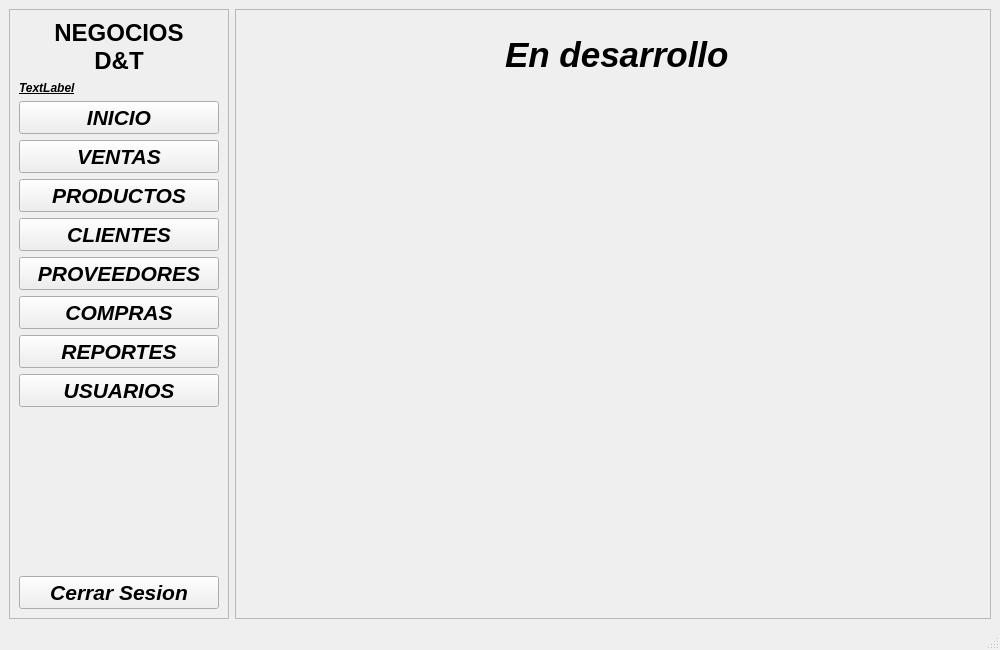
<?xml version="1.0" encoding="UTF-8"?>
<ui version="4.0">
 <class>MainWindow</class>
 <widget class="QMainWindow" name="MainWindow">
  <property name="geometry">
   <rect>
    <x>0</x>
    <y>0</y>
    <width>1000</width>
    <height>650</height>
   </rect>
  </property>
  <property name="minimumSize">
   <size>
    <width>1000</width>
    <height>650</height>
   </size>
  </property>
  <property name="windowTitle">
   <string>MainWindow</string>
  </property>
  <widget class="QWidget" name="centralwidget">
   <layout class="QHBoxLayout" name="horizontalLayout">
    <item>
     <widget class="QFrame" name="Frame_Menu_2">
      <property name="minimumSize">
       <size>
        <width>220</width>
        <height>0</height>
       </size>
      </property>
      <property name="maximumSize">
       <size>
        <width>220</width>
        <height>16777215</height>
       </size>
      </property>
      <property name="frameShape">
       <enum>QFrame::Shape::StyledPanel</enum>
      </property>
      <property name="frameShadow">
       <enum>QFrame::Shadow::Raised</enum>
      </property>
      <layout class="QVBoxLayout" name="verticalLayout">
       <item>
        <widget class="QLabel" name="label">
         <property name="font">
          <font>
           <pointsize>18</pointsize>
           <italic>false</italic>
           <bold>true</bold>
           <underline>false</underline>
           <strikeout>false</strikeout>
          </font>
         </property>
         <property name="text">
          <string>NEGOCIOS 
D&amp;T</string>
         </property>
         <property name="alignment">
          <set>Qt::AlignmentFlag::AlignCenter</set>
         </property>
        </widget>
       </item>
       <item>
        <widget class="QLabel" name="lbl_bienvenido">
         <property name="font">
          <font>
           <italic>true</italic>
           <bold>true</bold>
           <underline>true</underline>
          </font>
         </property>
         <property name="text">
          <string>TextLabel</string>
         </property>
        </widget>
       </item>
       <item>
        <widget class="QPushButton" name="btn_inicio">
         <property name="font">
          <font>
           <pointsize>16</pointsize>
           <italic>true</italic>
           <bold>true</bold>
          </font>
         </property>
         <property name="text">
          <string>INICIO</string>
         </property>
        </widget>
       </item>
       <item>
        <widget class="QPushButton" name="btn_ventas">
         <property name="font">
          <font>
           <pointsize>16</pointsize>
           <italic>true</italic>
           <bold>true</bold>
          </font>
         </property>
         <property name="text">
          <string>VENTAS</string>
         </property>
        </widget>
       </item>
       <item>
        <widget class="QPushButton" name="btn_productos">
         <property name="font">
          <font>
           <pointsize>16</pointsize>
           <italic>true</italic>
           <bold>true</bold>
          </font>
         </property>
         <property name="text">
          <string>PRODUCTOS</string>
         </property>
        </widget>
       </item>
       <item>
        <widget class="QPushButton" name="btn_clientes">
         <property name="font">
          <font>
           <pointsize>16</pointsize>
           <italic>true</italic>
           <bold>true</bold>
          </font>
         </property>
         <property name="text">
          <string>CLIENTES</string>
         </property>
        </widget>
       </item>
       <item>
        <widget class="QPushButton" name="btn_proveedores">
         <property name="font">
          <font>
           <pointsize>16</pointsize>
           <italic>true</italic>
           <bold>true</bold>
          </font>
         </property>
         <property name="text">
          <string>PROVEEDORES</string>
         </property>
        </widget>
       </item>
       <item>
        <widget class="QPushButton" name="btn_compras">
         <property name="font">
          <font>
           <pointsize>16</pointsize>
           <italic>true</italic>
           <bold>true</bold>
          </font>
         </property>
         <property name="text">
          <string>COMPRAS</string>
         </property>
        </widget>
       </item>
       <item>
        <widget class="QPushButton" name="btn_reportes">
         <property name="font">
          <font>
           <pointsize>16</pointsize>
           <italic>true</italic>
           <bold>true</bold>
          </font>
         </property>
         <property name="text">
          <string>REPORTES</string>
         </property>
        </widget>
       </item>
       <item>
        <widget class="QPushButton" name="btn_usuarios">
         <property name="font">
          <font>
           <pointsize>16</pointsize>
           <italic>true</italic>
           <bold>true</bold>
          </font>
         </property>
         <property name="text">
          <string>USUARIOS</string>
         </property>
        </widget>
       </item>
       <item>
        <spacer name="horizontalSpacer">
         <property name="orientation">
          <enum>Qt::Orientation::Vertical</enum>
         </property>
         <property name="sizeType">
          <enum>QSizePolicy::Policy::Expanding</enum>
         </property>
         <property name="sizeHint" stdset="0">
          <size>
           <width>16</width>
           <height>26</height>
          </size>
         </property>
        </spacer>
       </item>
       <item>
        <widget class="QPushButton" name="btn_CerrarSesion">
         <property name="font">
          <font>
           <pointsize>16</pointsize>
           <italic>true</italic>
           <bold>true</bold>
          </font>
         </property>
         <property name="text">
          <string>Cerrar Sesion</string>
         </property>
        </widget>
       </item>
      </layout>
     </widget>
    </item>
    <item>
     <widget class="QFrame" name="Frame_Menu">
      <property name="sizePolicy">
       <sizepolicy hsizetype="Expanding" vsizetype="Expanding">
        <horstretch>0</horstretch>
        <verstretch>0</verstretch>
       </sizepolicy>
      </property>
      <property name="minimumSize">
       <size>
        <width>220</width>
        <height>0</height>
       </size>
      </property>
      <property name="frameShape">
       <enum>QFrame::Shape::StyledPanel</enum>
      </property>
      <property name="frameShadow">
       <enum>QFrame::Shadow::Raised</enum>
      </property>
      <layout class="QHBoxLayout" name="horizontalLayout_2">
       <item>
        <widget class="QStackedWidget" name="Paginas">
         <widget class="QWidget" name="Pagina_Inicio">
          <widget class="QLabel" name="label_2">
           <property name="geometry">
            <rect>
             <x>260</x>
             <y>10</y>
             <width>231</width>
             <height>51</height>
            </rect>
           </property>
           <property name="font">
            <font>
             <pointsize>26</pointsize>
             <italic>true</italic>
             <bold>true</bold>
            </font>
           </property>
           <property name="text">
            <string>En desarrollo</string>
           </property>
          </widget>
         </widget>
         <widget class="QWidget" name="Pagina_Ventas">
          <widget class="QLabel" name="label_3">
           <property name="geometry">
            <rect>
             <x>530</x>
             <y>460</y>
             <width>161</width>
             <height>61</height>
            </rect>
           </property>
           <property name="text">
            <string>DEVELOPING</string>
           </property>
          </widget>
         </widget>
         <widget class="QWidget" name="Pagina_Clientes"/>
         <widget class="QWidget" name="Pagina_Proveedores"/>
         <widget class="QWidget" name="Pagina_Compras"/>
         <widget class="QWidget" name="Pagina_Reportes"/>
         <widget class="QWidget" name="Pagina_Usuarios">
          <layout class="QVBoxLayout" name="verticalLayout_3">
           <item>
            <layout class="QVBoxLayout" name="verticalLayout_2">
             <item>
              <widget class="QLabel" name="label_4">
               <property name="font">
                <font>
                 <pointsize>16</pointsize>
                 <italic>true</italic>
                 <bold>true</bold>
                </font>
               </property>
               <property name="text">
                <string>Gestion de Usuarios</string>
               </property>
              </widget>
             </item>
             <item>
              <widget class="QLabel" name="label_5">
               <property name="font">
                <font>
                 <pointsize>8</pointsize>
                 <italic>true</italic>
                 <bold>true</bold>
                </font>
               </property>
               <property name="text">
                <string>Buscar por Dni o Apellidos</string>
               </property>
              </widget>
             </item>
            </layout>
           </item>
           <item>
            <layout class="QHBoxLayout" name="horizontalLayout_3">
             <item>
              <widget class="QLineEdit" name="Line_Buscar"/>
             </item>
             <item>
              <widget class="QPushButton" name="btn_Buscar">
               <property name="font">
                <font>
                 <pointsize>14</pointsize>
                 <italic>true</italic>
                 <bold>true</bold>
                </font>
               </property>
               <property name="text">
                <string>BUSCAR</string>
               </property>
              </widget>
             </item>
            </layout>
           </item>
           <item>
            <layout class="QHBoxLayout" name="horizontalLayout_4">
             <item>
              <widget class="QPushButton" name="btn_Editar">
               <property name="sizePolicy">
                <sizepolicy hsizetype="Fixed" vsizetype="Fixed">
                 <horstretch>0</horstretch>
                 <verstretch>0</verstretch>
                </sizepolicy>
               </property>
               <property name="font">
                <font>
                 <pointsize>13</pointsize>
                 <italic>true</italic>
                 <bold>true</bold>
                </font>
               </property>
               <property name="text">
                <string>EDITAR</string>
               </property>
              </widget>
             </item>
             <item>
              <widget class="QPushButton" name="btn_Inabilitar">
               <property name="sizePolicy">
                <sizepolicy hsizetype="Fixed" vsizetype="Expanding">
                 <horstretch>0</horstretch>
                 <verstretch>0</verstretch>
                </sizepolicy>
               </property>
               <property name="minimumSize">
                <size>
                 <width>100</width>
                 <height>38</height>
                </size>
               </property>
               <property name="maximumSize">
                <size>
                 <width>100</width>
                 <height>38</height>
                </size>
               </property>
               <property name="font">
                <font>
                 <pointsize>11</pointsize>
                 <italic>true</italic>
                 <bold>true</bold>
                </font>
               </property>
               <property name="text">
                <string>INABILITAR</string>
               </property>
              </widget>
             </item>
             <item>
              <spacer name="horizontalSpacer_4">
               <property name="orientation">
                <enum>Qt::Orientation::Horizontal</enum>
               </property>
               <property name="sizeType">
                <enum>QSizePolicy::Policy::Ignored</enum>
               </property>
               <property name="sizeHint" stdset="0">
                <size>
                 <width>40</width>
                 <height>20</height>
                </size>
               </property>
              </spacer>
             </item>
            </layout>
           </item>
           <item>
            <widget class="QTableWidget" name="tb_empleados">
             <property name="sizePolicy">
              <sizepolicy hsizetype="Expanding" vsizetype="Expanding">
               <horstretch>0</horstretch>
               <verstretch>0</verstretch>
              </sizepolicy>
             </property>
             <column>
              <property name="text">
               <string>Dni</string>
              </property>
             </column>
             <column>
              <property name="text">
               <string>Nombres</string>
              </property>
             </column>
             <column>
              <property name="text">
               <string>Apellidos</string>
              </property>
             </column>
             <column>
              <property name="text">
               <string>Telefono</string>
              </property>
             </column>
             <column>
              <property name="text">
               <string>Correo</string>
              </property>
             </column>
             <column>
              <property name="text">
               <string>Rol</string>
              </property>
             </column>
             <column>
              <property name="text">
               <string>Activo</string>
              </property>
             </column>
            </widget>
           </item>
           <item>
            <layout class="QHBoxLayout" name="horizontalLayout_5"/>
           </item>
           <item>
            <widget class="QPushButton" name="btn_RegistrarEmpleado">
             <property name="font">
              <font>
               <italic>true</italic>
               <bold>true</bold>
              </font>
             </property>
             <property name="text">
              <string>Registrar Empleado</string>
             </property>
            </widget>
           </item>
           <item>
            <spacer name="horizontalSpacer_2">
             <property name="orientation">
              <enum>Qt::Orientation::Horizontal</enum>
             </property>
             <property name="sizeHint" stdset="0">
              <size>
               <width>40</width>
               <height>20</height>
              </size>
             </property>
            </spacer>
           </item>
          </layout>
         </widget>
         <widget class="QWidget" name="Pagina_Productos"/>
        </widget>
       </item>
      </layout>
     </widget>
    </item>
   </layout>
  </widget>
  <widget class="QMenuBar" name="menubar">
   <property name="geometry">
    <rect>
     <x>0</x>
     <y>0</y>
     <width>1000</width>
     <height>33</height>
    </rect>
   </property>
  </widget>
  <widget class="QStatusBar" name="statusbar"/>
 </widget>
 <resources/>
 <connections/>
</ui>
